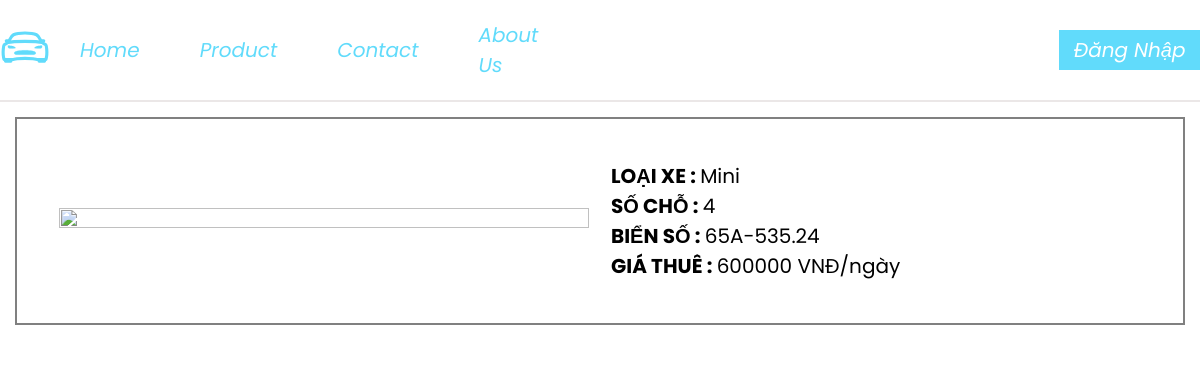
/car.php?name=65A-535.24, run on the app's committed database.
### tables this page shows
CREATE TABLE `car` (
  `carID` int(11) NOT NULL AUTO_INCREMENT,
  `carNumPlate` varchar(20) NOT NULL,
  `typeID` int(11) NOT NULL,
  `carDescribe` varchar(100) DEFAULT NULL,
  `carState` int(11) DEFAULT 0,
  `carImg` longblob DEFAULT NULL,
  PRIMARY KEY (`carID`),
  UNIQUE KEY `carNumPlate` (`carNumPlate`),
  KEY `fkCarType` (`typeID`),
  CONSTRAINT `fkCarType` FOREIGN KEY (`typeID`) REFERENCES `cartype` (`typeID`)
);

CREATE TABLE `cartype` (
  `typeID` int(11) NOT NULL AUTO_INCREMENT,
  `typeName` varchar(100) DEFAULT NULL,
  `seatNum` int(11) DEFAULT 0,
  `price` int(11) DEFAULT 0,
  PRIMARY KEY (`typeID`),
  UNIQUE KEY `typeName` (`typeName`),
  CONSTRAINT `ckSeatNum` CHECK (`seatNum` >= 0),
  CONSTRAINT `ckPrice` CHECK (`price` >= 0)
);

### car.php (the view, shortened to what this page needs)
<!DOCTYPE html>
<html lang="vn">
<head>
    <link rel="stylesheet" type="text/css" href="style.css">
    <link rel="stylesheet" type="text/css" href="style-car.css">
</head>
<body>
    <?php include('header.php') ?>
	<div id="container">
        <?php
            if(isset($_REQUEST['name'])){
                require "connection.php";
                $query = "SELECT * FROM car c JOIN carType ct ON c.typeid=ct.typeid
                    WHERE c.carNumPlate='$_REQUEST[name]'";
                $result = $conn->query($query)
                    or die("Data retrieval failed" . $conn->conenct_error);
                $row = $result->fetch_assoc();
                 if($row){
                    echo "<div class=\"car-info\">
                        <table id=\"frame\">
                            <tr>
                                <td id=\"fr-left\" align=\"right\"><img class=\"carImg\" src='imgLoad.php?name=$row[carID]'></td>
                                <td id=\"fr-right\">
                                    <b>LOẠI XE	: </b>$row[typeName]<br>
                                    <b>SỐ CHỖ 	: </b>$row[seatNum]<br>
                                    <b>BIỂN SỐ	: </b>$row[carNumPlate]<br>
                                    <b>GIÁ THUÊ	: </b>$row[price] VNĐ/ngày<br>";
                                echo "</td>
                            </tr>
                        </table>
                    </div>";
                }
            }
        ?>
	</div>
</body>
</html>

### style.css (style rules this page uses)
body { width: 100%; margin: auto; }
div { display: block; }
#container { border: 5px solid green; background-color: white; border: 10px solid white; }
.car-info { border: solid grey 2px; padding:10px; margin:5px; font-size: 20px; overflow:auto; line-height: 1.5; }
.carImg { width:350px; height:250px; float:left; clear:left; margin-right:15px; }

### style-car.css (style rules this page uses)
#frame { width:100%; padding:20px; }
#fr-left { width:50%; padding:10px; }
#fr-right { width:50%; padding:10px; vertical-align: top; }
.carImg { width:100%; height:100%; }

### header.css (style rules this page uses)
* { padding:0; margin:0; }
body { width: 100%; height: 100vh; font-family: 'Poppins',sans-serif; }

### data on the page
car: typeID.typeName "Mini", typeID.seatNum "4", carNumPlate "65A-535.24", typeID.price "600000"
